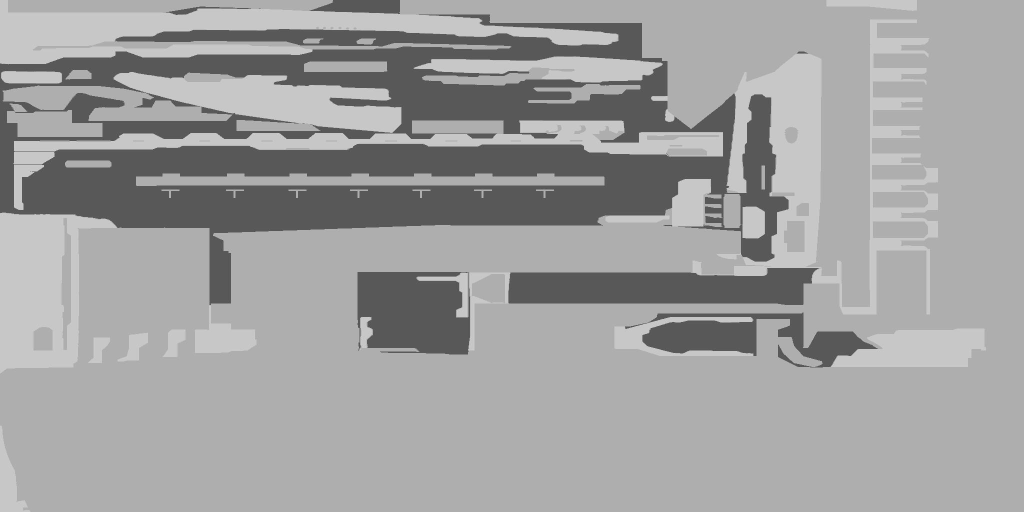
#> input picture assets/ships3d/abaddon_ab3_t1_s.jpg, 2048 x 1024 px (shown at 1/2 size)
$ python -i card_face_pipeline.py   (imports and definitions only)
#> lines starting #> are read from the running program, lines starting #| are printed output that depends on the picture; after the words box and inside, x2 and y2 are one past the last pixel; in counts of white or black regions, pixels touching at a corner belong together
### tools/pipeline/_paths.py
# -*- coding: utf-8 -*-
r"""流水线公共路径解析。所有流水线脚本都从这里取路径，脚本里不要再写绝对路径。

## 配置来源（优先级从高到低）

1. 环境变量（下表第一列）；
2. 本机配置文件 `tools/pipeline/paths.local.json`（已加入 .gitignore，不会提交）。
   复制 `paths.local.example.json` 改名后按本机情况填写，只需填要改的项；
3. 仓库内默认值。

| 环境变量 | 配置文件键 | 含义 | 默认值 |
| --- | --- | --- | --- |
| `EVE_PROJECT_ROOT` | `project_root` | Godot 工程根 | 本文件上溯两级（仓库根） |
| `EVE_WORK_DIR` | `work_dir` | 流水线工作目录（中间产物） | `<仓库根>/.pipeline_work` |
| `EVE_CLIENT_DIR` | `client_dir` | EVE 客户端 SharedCache | 未设置（依赖它的脚本会报错退出） |
| `EVE_CARD_SRC` | `card_src` | 卡牌正面原图目录 | `<仓库根>/.incoming/cards` |
| `EVE_EXPORT_DIR` | `export_dir` | 发布包输出目录 | `<仓库根>/build` |
| `EVE_GODOT_BIN` | `godot_bin` | Godot 可执行文件 | 在 PATH 中查找 |
| `EVE_TEXCONV` | `texconv` | texconv.exe（DirectXTex） | `<工作目录>/_tools/texconv.exe`，再在 PATH 中查找 |
| `EVE_PYTHON` | `python` | 子进程使用的 Python | 当前解释器 |
| `EVE_GODOT_USER_NAME` | `godot_user_name` | `user://` 目录名 | 自动探测 |

运行 `python tools/pipeline/_paths.py` 可打印当前解析结果。

## 用法

    from _paths import ROOT, WORK, CLIENT, CARD_SRC, godot_bin, texconv

直接运行 `python tools/pipeline/xxx.py` 时，脚本所在目录就是 `sys.path[0]`，可以直接 import。
"""
import io
import json
import os
import shutil
import sys

# Windows 上 Python 的标准输出默认按本地代码页编码（英文系统为 cp1252），输出中文会抛
# UnicodeEncodeError。所有流水线脚本都会 import 本模块，所以在这里统一改成 UTF-8。
for _s in (sys.stdout, sys.stderr):
    try:
        _s.reconfigure(encoding="utf-8", errors="replace")
    except Exception:
        pass

_HERE = os.path.dirname(os.path.abspath(__file__))
LOCAL_CONFIG = os.path.join(_HERE, "paths.local.json")


def _load_local_config():
    if not os.path.exists(LOCAL_CONFIG):
        return {}
    try:
        with io.open(LOCAL_CONFIG, encoding="utf-8") as f:
            data = json.load(f)
    except (OSError, ValueError) as e:
        raise SystemExit("✗ 读取 %s 失败：%s" % (LOCAL_CONFIG, e))
    if not isinstance(data, dict):
        raise SystemExit("✗ %s 顶层必须是 JSON 对象" % LOCAL_CONFIG)
    return data


_LOCAL = _load_local_config()


def _setting(env, key, default=""):
    """按「环境变量 > 本机配置 > 默认值」取一项配置。"""
    v = os.environ.get(env) or _LOCAL.get(key) or default
    return os.path.expanduser(str(v)) if v else ""


# [5 lines left out: function _first_existing, not called in this run]


# 仓库根：本文件位于 <root>/tools/pipeline/_paths.py。
ROOT = _setting("EVE_PROJECT_ROOT", "project_root", os.path.dirname(os.path.dirname(_HERE)))

# 工作目录（中间产物）。默认在仓库内，已加入 .gitignore。
WORK = _setting("EVE_WORK_DIR", "work_dir", os.path.join(ROOT, ".pipeline_work"))

# EVE 客户端缓存（音频、星云、模型等原始资源）。属于 CCP 的版权资源，不入库。
CLIENT = _setting("EVE_CLIENT_DIR", "client_dir")

# 卡牌正面原图（设计侧提供的 PNG）。默认目录已加入 .gitignore。
CARD_SRC = _setting("EVE_CARD_SRC", "card_src", os.path.join(ROOT, ".incoming", "cards"))

# 发布包输出目录。默认目录已加入 .gitignore。
EXPORT_DIR = _setting("EVE_EXPORT_DIR", "export_dir", os.path.join(ROOT, "build"))

# 工程内的关键文件（流水线的输入或产物）。
YAW_GD = os.path.join(ROOT, "scripts", "data", "eve_ship_yaw.gd")
SHIP_INDEX_GD = os.path.join(ROOT, "scripts", "data", "eve_ship_asset_index.gd")
GLB_DIR = os.path.join(ROOT, "assets", "ships3d")
CARDS_DIR = os.path.join(ROOT, "assets", "cards")
TIER_DIR = os.path.join(ROOT, "assets", "ui", "tier")

# 随仓库提供的清单与构建脚本（见 tools/pipeline/_manifest/）。
MANIFEST_DIR = os.path.join(_HERE, "_manifest")
SHIP_MANIFEST = os.path.join(MANIFEST_DIR, "_ship_manifest.json")
TYPEIDS_JSON = os.path.join(MANIFEST_DIR, "_typeids.json")
SHIP_BUILD_SCRIPT = os.path.join(_HERE, "eve_ship_build.py")
BLENDER_PROJECT_SCRIPT = os.path.join(_HERE, "blender_project.py")


# [31 lines left out: functions work, build_result_json, godot_bin, not called in this run]


def python_bin():
    """供 subprocess 调用的 Python 解释器。"""
    return _setting("EVE_PYTHON", "python") or sys.executable


# [52 lines left out: functions texconv, godot_user_dir, fonts, report, not called in this run]


# [2 lines that do not run on import are left out]

### tools/pipeline/card_face_pipeline.py
# -*- coding: utf-8 -*-
"""斗地主牌面批处理管线（固化路线 · 角标归一化）
────────────────────────────────────────────────────────────
输入：卡牌正面原图目录（环境变量 `EVE_CARD_SRC`，默认见 `_paths.py`）   （54 张 = 13 点数 × 4 花色 + 大小王）
输出：`<工程>/assets/cards/card_<id>.png`  （512×717，alpha 圆角）

处理（对齐已确认的 v4 观感）：
  ① 逐张检测左上角「点数+花色」墨迹 → 抠成纯色 mask →
     一次性缩放到 v4 规范尺寸（角标块高 ≈ 23.6% 画布高）→ 贴回规范位置；
     右下角 = 同一 mark 的 180° 镜像（源图 BR 角标先擦除）。
  ② 中文题字**不动**（本版题字不糊；且 76px 手牌下本来不可读，重排需逐张取字，收益低）。
  ③ 统一缩放到 512×717 + 10% alpha 圆角（与 v4 一致）。
  ④ 大小王（无角标）只做 ③。

顺序（质量优先）：**在源分辨率下检测 + 擦除**，再一次性缩到画布、贴标。
用法：
  python card_face_pipeline.py pilot   # 只跑 PILOT 名单，出 QC（结果图 + 检测框）
  python card_face_pipeline.py all     # 全量 → 写入游戏 assets/cards
"""
import os
import sys
import glob
from PIL import Image, ImageDraw, ImageFilter, ImageEnhance, ImageStat

from _paths import CARDS_DIR, CARD_SRC, WORK

SRC = CARD_SRC
OUT = CARDS_DIR
QC = os.path.join(WORK, "gen", "qc")

PILOT = ["梅花2_游戏版.png", "方片2_游戏版.png", "黑桃A_游戏版.png", "黑桃3_游戏版.png",
         "方片3_游戏版.png", "梅花7_游戏版.png", "小王_游戏版.png", "大王_游戏版.png"]
## ★ 大小王：角标不是"单字+花色"，而是**左上竖排 JOKER 字样** ⇒ 单独的目标尺寸
##   （见 TARGET_BLOCK_H_JOKER）与更大的行合并容差（字母之间有间隙）。
JOKERS = ("小王_游戏版.png", "大王_游戏版.png")
MERGE_GAP_JOKER = 26       # 竖排字母间的行间隙容差（普通角标用 3）
## ★ 改从**镜像侧**取角标的卡（**当前为空**）。
## 曾对方片3 试用（其 TL 侧「3」有小缺口），但镜像侧检测框会多含一个元素
## ⇒ 抠出来**重复一个菱形**，反而更糟 ⇒ 弃用。方片3 保留 TL 侧（缺口很小，手牌尺寸不可见）。
## ★ 角标「重建」表（**当前为空**，留作备用）。曾试用「底卡+花色供体」重建方片3，
## 但与擦除流程叠加会出**双花色**，且「倒置源图取另一侧」这一通用规律已能解决（见 process_one）。
## ⛔ 不用生图模型修（整张重画 ⇒ 舰船换样 + 带水印，踩过两次）。
MARK_REBUILD = {}

CANVAS = (512, 717)
BLOCK_TOP = 0.028          # 角标块顶边（归一 H）
BLOCK_LEFT = 0.043         # 角标块左边（归一 W）
TARGET_BLOCK_H = 0.24      # ★ 2026-10-08 用户实机反馈「还得加粗加大」但 0.30 成角上糊块 ⇒ 0.236 → 0.16 又太小看不清
                           #   0.24 = 源图角标 0.109H 放大到 1.10x（172px），清楚且不糊
# ★★ 花色归一（2026-10-08 v10，用户：「花色完全看不到是什么花色」）★★
#   实测源牌点数高 ~63px，花色高只有 19~43px（0.30~0.68 倍）；标准扑克约 0.8 倍
#   ⇒ 点数 / 花色**分组重排**：花色放大到 SUIT_RATIO × 点数高，中间夹的**装饰横线**丢弃。
SUIT_RATIO = 0.68          # 花色高 / 点数高（对齐源牌里最大的黑桃/梅花 0.68~0.70）
MARK_GAP_RATIO = 0.16      # 点数与花色之间的间隙 / 点数高
# ★ 大小王的"标志" = 左上**竖排 JOKER 字样**（不是单字）⇒ 目标块高按"字母高 ≈ 点数高"换算：
#   点数高 = 0.236 × 0.46 ≈ 0.109H，5 个字母 ⇒ 块高 ≈ 0.545H（比普通角标长得多）
TARGET_BLOCK_H_JOKER = 0.545
RADIUS_RATIO = 0.10        # 圆角 = 画布宽 × 0.10
# ★ 笔画加粗（2026-10-08 用户实机反馈「字体还得加粗加大」）：
#   ⚠️ v10 起改为**缩放到目标尺寸之后**再做膨胀 —— 在源尺度上膨胀会把小花色（梅花三瓣、
#      方块尖）糊成一坨（用户报「花色全部花掉」）。目标尺度膨胀 = 所有笔画均匀 +1px。
MARK_BOLD = 3              # 膨胀尺寸必须为奇数；目标尺度 3 ≈ +1px（5 会再次把花色糊掉）

TH_BRIGHT = 150            # 角标墨迹亮度阈
ROI_X = 0.20               # ROI 右界（归一 W，放宽；装饰由列计数阈值滤掉）
ROI_Y = 0.30               # ROI 下界（归一 H）★10-08 由 0.16 放宽：花色下半在 0.19H 附近，原值把花色切了
MIN_ROW_SPAN = 0.008       # 行墨迹最小跨度（归一 W，约 5.6px）——判「窄尖」用
NARROW_TOL = 5             # 连续多少行低于 MIN_ROW_SPAN 就判为「已离开字形」（滤花色下方装饰竖线）
MIN_COL_INK = 6            # 列最少墨迹行数：字形 10~35，装饰细线 ~3 ⇒ 阈值 6 分开

# ── 画面调性（2026-10-08 用户反馈「脏 · 不够通透」）
# 参照用户自处理版实测：均值 -14、对比 ×1.12、饱和 ×0.80（压暗背景 + 提对比 + 降饱和 = 舰船跳出来）
TONE_CONTRAST = 1.10
TONE_BRIGHT = -6.0
TONE_SAT = 0.76


# ────────────────────────── 检测 ──────────────────────────
def is_rotated(im):
    """源图是否整张旋转了 180°。
    判据：正常牌面的**徽记+派系名在左下**（墨迹多）、右上基本空白；
    旋转后正好反过来 ⇒ 左下/右上墨迹比 < 1.2 即判为歪图。
    ★ 2026-10-08 实测有 5 张源图是歪的（方片3/方片9/方片J/梅花7/黑桃4）。"""
    lum = im.convert("L")
    px = lum.load()
    W, H = lum.size

    def ink(x0, x1, y0, y1):
        c = 0
        for y in range(int(y0 * H), int(y1 * H), 2):
            for x in range(int(x0 * W), int(x1 * W), 2):
                if px[x, y] > 150:
                    c += 1
        return c

    bl = ink(0.05, 0.40, 0.60, 0.90)
    tr = ink(0.60, 0.95, 0.08, 0.38)
    return (bl + 1) / (tr + 1) < 1.2


def detect_mark(im, merge_gap=3, min_x_start=0.028):
    """左上角检测「点数+花色」，返回源像素 bbox 或 None。
    策略（2026-10-08 第三次迭代）：
      1) 先按「ROI 内任意墨迹行」定 y 范围 —— 数字被拆成多段、装饰线乱入时仍稳；
      2) 在 y 范围内按列统计，取最左侧宽列段定 x 范围 —— 排除右侧竖装饰线；
      3) 若最上/最下拖着极细短线（装饰），再裁掉。
    ⚠️ 必须先跳过圆角外的白底（沿行/列找第一个暗像素 = 卡片真实边界）。"""
    W, H = im.size
    px = im.convert("L").load()
    x1 = int(ROI_X * W)
    y0b, y1b = int(0.02 * H), int(0.16 * H)   # y 范围收紧到 0.16H，刚好覆盖点数+花色，避开下方装饰

    # ★ 自适应阈值：卡面底色可能很亮（大小王是米金/红底）⇒ 用 ROI 亮度的中位数当底色，
    #   阈值 = max(150, 底色+30)。深色牌 ⇒ 仍是 150（行为不变）；米金底 ⇒ 抬到 ~200 分得开。
    vals = sorted(px[x, y] for y in range(y0b, y1b, 4) for x in range(0, x1, 4))
    bg = vals[len(vals) // 2] if vals else 40
    th = max(TH_BRIGHT, bg + 30)

    def xstart(y):                      # 该行卡片左边界（只跳**近白**=牌外留白）
        x = 0
        while x < x1 and px[x, y] > 240:
            x += 1
        return x

    # ── 1) y 范围：ROI 内第一个/最后一个有墨迹的行 ──
    y_top, y_bot = None, None
    for y in range(y0b, y1b):
        xs0 = xstart(y)
        if any(px[x, y] > th for x in range(xs0, x1)):
            if y_top is None:
                y_top = y
            y_bot = y
    if y_top is None:
        return None

    # ── 2) x 范围：在 y 范围内按列统计，取最左侧宽列段 ──
    colcnt = {}
    for x in range(x1):
        c = 0
        for y in range(y_top, y_bot + 1):
            if px[x, y] > th and x >= xstart(y):
                c += 1
        colcnt[x] = c

    cols = [x for x in range(x1) if colcnt[x] >= MIN_COL_INK]
    if not cols:
        return None
    runs, cur = [], [cols[0]]
    for x in cols[1:]:
        if x - cur[-1] <= 3:
            cur.append(x)
        else:
            runs.append(cur)
            cur = [x]
    runs.append(cur)
    run = None
    for r in runs:
        if (r[-1] + 1 - r[0]) >= 0.02 * W and r[0] >= min_x_start * W:
            run = r
            break
    if run is None:
        return None
    cx0, cx1 = run[0], run[-1] + 1

    # ── 3) 只裁掉「最顶端那一个薄段」= 装饰横线 ──
    #   ⛔ 旧写法是「while span(y) < wide(0.008W≈8.1px) 就往上爬」，会**整段跳过窄笔画字形**：
    #      黑桃 J 的竖笔只有 ~7px 宽 < 8.1 ⇒ 整根 J 被跳掉，角标只剩下半截（实机里 J 变 U，踩过）。
    #   ⇒ 改成按「有没有墨迹」分段：只有最顶端那一段**本身就够薄**（< 0.008H）才当装饰丢掉。
    def has(y):
        return any(px[x, y] > th and x >= xstart(y) for x in range(cx0, cx1))

    thin_th = int(0.008 * H)
    y = y_top
    while y <= y_bot and has(y):
        y += 1
    if (y - y_top) < thin_th and y <= y_bot:
        y_top = y
        while y_top <= y_bot and not has(y_top):
            y_top += 1

    return (cx0, y_top, cx1, y_bot + 1)


# [8 lines left out: function detect_mark_br, not called in this run]


def _mirror180(box, W, H):
    x0, y0, x1, y1 = box
    return (W - x1, H - y1, W - x0, H - y0)


# [269 lines left out: functions _long_runs, detect_deco, mark_erase_boxes, erase_ink, _row_groups, _tight and 7 more, not called in this run]


def apply_tone(im):
    """画面调性（2026-10-08 用户反馈「脏 · 不够通透」）：
    压暗背景 + 提对比 + 降饱和 ⇒ 舰船从背景里跳出来。参数见文件头 TONE_*。
    ⚠️ 必须在 **HSV 空间只调 V / S**：直接对 RGB 做线性提对比会给暗部放大色差，
       饱和反而暴涨（实测 48→68，踩过）。"""
    h, s, v = im.convert("RGB").convert("HSV").split()
    v = v.point([max(0, min(255, int(round(TONE_CONTRAST * (i - 128) + 128 + TONE_BRIGHT))))
                 for i in range(256)])
    if TONE_SAT != 1.0:
        s = s.point([max(0, min(255, int(round(i * TONE_SAT)))) for i in range(256)])
    return Image.merge("HSV", (h, s, v)).convert("RGB")


def round_corners(im, canvas):
    CW, CH = canvas
    mask = Image.new("L", canvas, 0)
    ImageDraw.Draw(mask).rounded_rectangle(
        [0, 0, CW - 1, CH - 1], radius=int(CW * RADIUS_RATIO), fill=255)
    out = im.convert("RGBA")
    out.putalpha(mask)
    return out


# [12 lines left out: function card_id, not called in this run]


# ────────────────────────── 单张处理 ──────────────────────────
def process_one(path, save=False):
    name = os.path.basename(path)
    src = Image.open(path).convert("RGB")
    info = {"name": name, "mark": None, "mark_br": None, "color": None, "rotated": False,
            "W": src.width, "H": src.height}

    rotated = False
    is_joker = name in JOKERS
    # 大小王的"标志"是竖排 JOKER 字样 ⇒ 用更大的目标块高 + 更宽的行合并容差
    target_h = TARGET_BLOCK_H_JOKER if is_joker else TARGET_BLOCK_H
    merge_gap = MERGE_GAP_JOKER if is_joker else 3
    # 大小王的卡面常**贴边**（无黑边）⇒ 起点阈值放宽，否则角标被边界条件挡掉
    x_start = 0.008 if is_joker else 0.028

    # ⛔ 大小王**不做角标归一化**：源图里竖排 JOKER 字样本来就大且清晰；
    #    强行"放大重贴"会 ① 尺寸过头 ② 在米金底色上擦出可见补丁（实测）。
    #    ⇒ 只走"缩放 + 圆角"。
    if not is_joker:
        if is_rotated(src):                # ★ 源图整张倒置（实测 5 张）⇒ 先转正
            src = src.rotate(180)
            rotated = True
        info["rotated"] = rotated
        bb = detect_mark(src)
        info["mark"] = bb
        if bb:
            info["mark_br"] = detect_mark_br(src)
            # ⛔ 试过两条"修角标笔画"的路，都更糟，已弃用：
            #   ① 生图模型重画 → 舰船换样 + 水印；② 从供体卡/镜像侧搬字形 → 双花色、排列颠倒。
            #   ⇒ 源图本身的笔画缺口**不由管线伪造**（要完美请重出该源图）。
            layer, color = mark_layer_from(src, bb, CANVAS)
            info["color"] = color
            erase_ink(src, mark_erase_boxes(src, bb))

    flat = src.resize(CANVAS, Image.LANCZOS)

    if info["mark"]:
        CW, CH = CANVAS
        pos = (int(round(BLOCK_LEFT * CW)), int(round(BLOCK_TOP * CH)))
        comp = Image.new("RGBA", CANVAS, (0, 0, 0, 0))
        comp.paste(layer, pos, layer)
        br_pos = (CW - pos[0] - layer.width, CH - pos[1] - layer.height)
        comp.paste(layer.rotate(180), br_pos, layer.rotate(180))
        flat = Image.alpha_composite(flat.convert("RGBA"), comp).convert("RGB")

    rgba = round_corners(apply_tone(flat), CANVAS)
    if save:
        os.makedirs(OUT, exist_ok=True)
        rgba.save(os.path.join(OUT, "card_%d.png" % card_id(name)))
    return rgba, info


# [15 lines left out: function overlay, not called in this run]


# [16 lines not run here, left out]

>>> result = process_one('../../assets/ships3d/abaddon_ab3_t1_s.jpg')
#> in is_rotated, lum is the input picture: PIL image 2048x1024 L; min 57, max 230, mean 159.2
#> in detect_mark, `vals = sorted(px[x, y] for y in range(y0b, y1b, 4) for x in range(0, x..`: vals = 3708 values from 71 to 217
#> in detect_mark, `bg = vals[len(vals) // 2] if vals else 40`: bg = 199
#> in detect_mark, `th = max(TH_BRIGHT, bg + 30)`: th = 229
#> in process_one, `flat = src.resize(CANVAS, Image.LANCZOS)`:
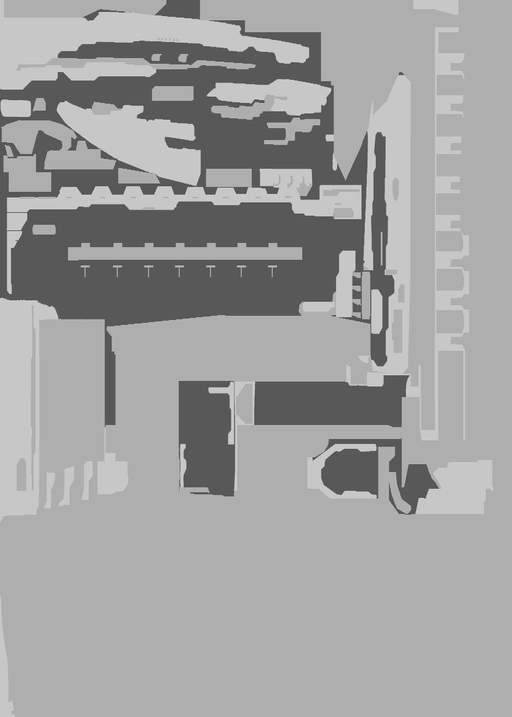
#> flat: PIL image 512x717 RGB; min 67, max 217, mean 159.2
#> in round_corners, `CW, CH = canvas`: CW = 512; CH = 717
#> in round_corners, `ImageDraw.Draw(mask).rounded_rectangle( [0, 0, CW - 1, CH - 1], radius..`:
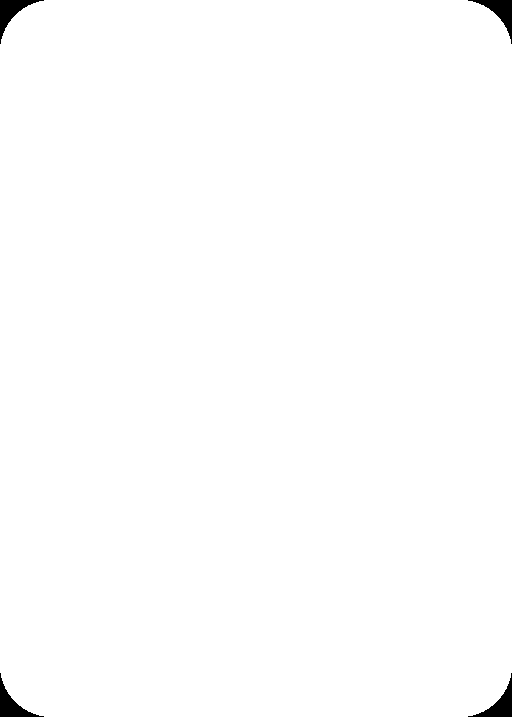
#> mask: PIL image 512x717 L; 99.4% white; 4 black regions, box (x1, y1, x2, y2) and area: (0, 0, 44, 44) 573, (468, 0, 512, 44) 573, (0, 673, 44, 717) 573, (468, 673, 512, 717) 573

$ run again, on assets/ships3d/apocalypse_ab1_t1_s.jpg
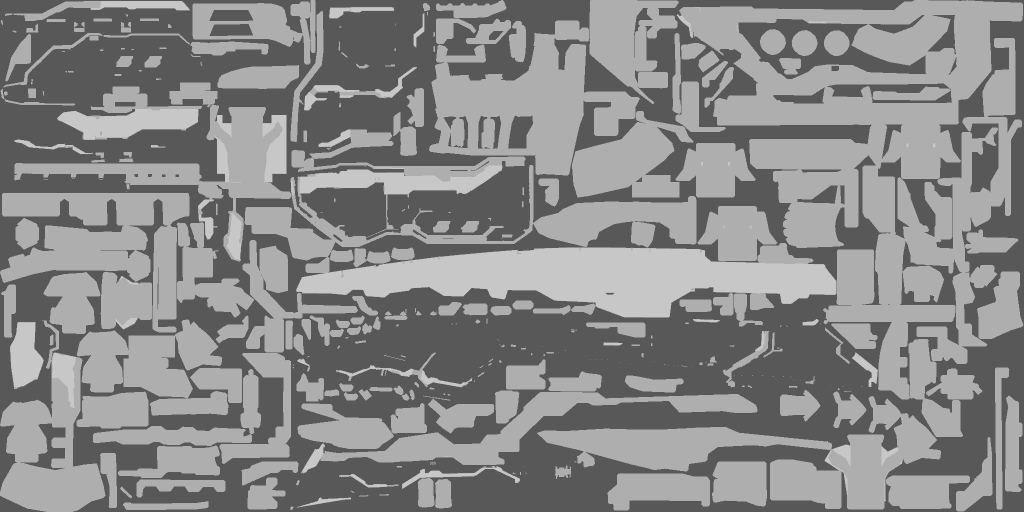
#> input picture assets/ships3d/apocalypse_ab1_t1_s.jpg, 2048 x 1024 px (shown at 1/2 size)
#> in is_rotated, lum is the input picture: PIL image 2048x1024 L; min 53, max 227, mean 136.1
#> in process_one, `src = src.rotate(180)`:
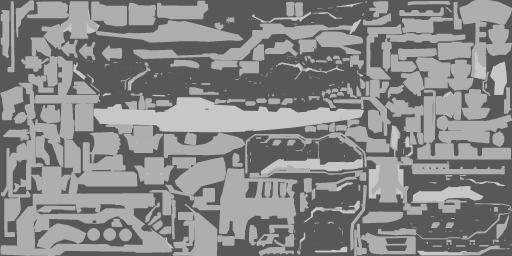
#> src: PIL image 2048x1024 RGB (shown at 1/4 size); min 53, max 227, mean 136.1
#> vals = 3708 values from 69 to 211
#> bg = 174
#> th = 204
#> after the loop in detect_mark, `for y in range(y0b, y1b):`: y_top = 22
#> in process_one, `flat = src.resize(CANVAS, Image.LANCZOS)`:
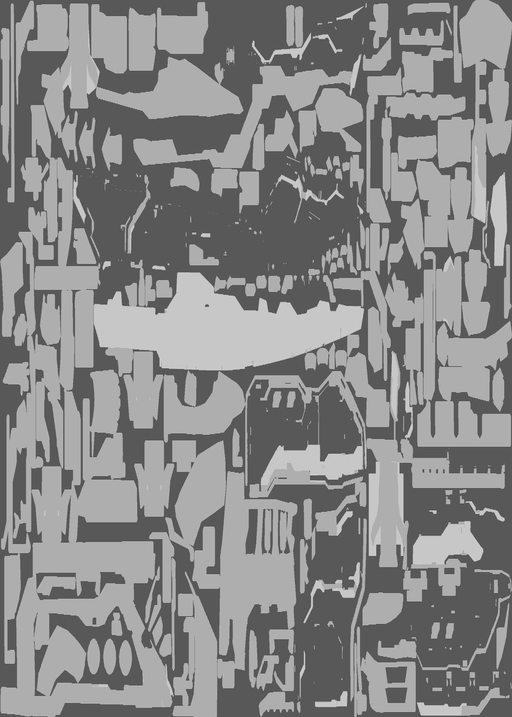
#> flat: PIL image 512x717 RGB; min 65, max 217, mean 136.1
#> h: PIL image 512x717 L; every value is 0
#> CW = 512; CH = 717
#> mask: PIL image 512x717 L; 99.4% white; 4 black regions, box (x1, y1, x2, y2) and area: (0, 0, 44, 44) 573, (468, 0, 512, 44) 573, (0, 673, 44, 717) 573, (468, 673, 512, 717) 573
